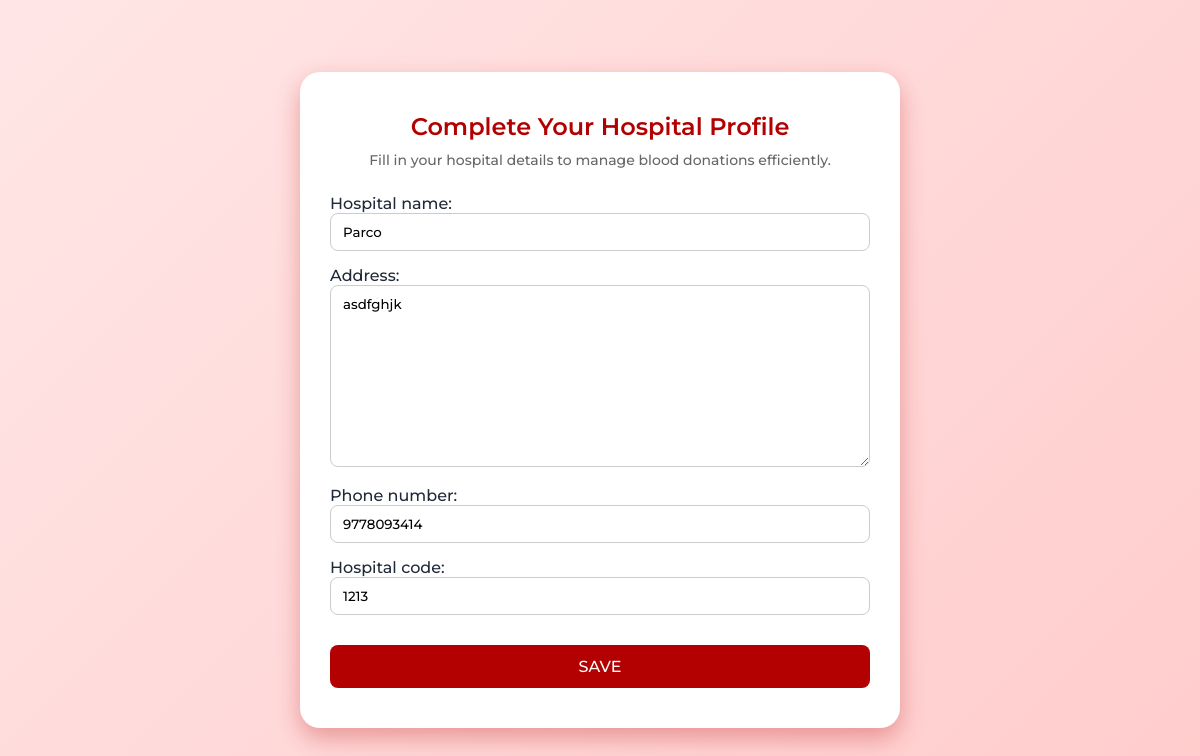
The app's page /hospital_detail_form/ (signed in) with its own data.
### blood_bank_app/models.py (models this page shows, shortened)
class HospitalDetail(models.Model):
    user = models.OneToOneField(User, on_delete=models.CASCADE,null=True)
    hospital_name = models.CharField(max_length=200)
    address = models.TextField()
    phone_number = models.CharField(max_length=15)
    hospital_code = models.CharField(max_length=50)

### blood_bank_app/views.py (the view)
# urls.py: path('hospital_detail_form/',views.hospital_detail_form_view,name='hospital_detail_form'),
@login_required
def hospital_detail_form_view(request):
    form = HospitalDetailForm(request.POST or None, request.FILES or None, instance=getattr(request.user, 'hospitaldetail', None))
    if form.is_valid():
        hospital = form.save(commit=False)
        hospital.user = request.user
        hospital.save()
        return redirect('hospital_dashboard')
    return render(request, 'hospital_detail_form.html', {'form': form})

### blood_bank_app/forms.py
class HospitalDetailForm(forms.ModelForm):
    class Meta:
        model = HospitalDetail
        fields = ['hospital_name', 'address', 'phone_number', 'hospital_code']

### blood_bank_app/templates/hospital_detail_form.html (shortened to what this page needs)
{% extends 'master.html' %}
{% load static %}
{% block content %}
<div class="hospital-container">
    <div class="hospital-card">
        <h2>Complete Your Hospital Profile</h2>
        <p class="subtitle">Fill in your hospital details to manage blood donations efficiently.</p>
        <form method="POST" enctype="multipart/form-data">
            {{ form.as_p }}
            <button type="submit" class="save-btn">Save</button>
        </form>
    </div>
</div>
{% endblock %}

### blood_bank_app/static/css/index.css (style rules this page uses)
body { margin: 0; font-family: Arial, sans-serif; background-color: #fff5f5; color: #333; }
html { scroll-behavior: smooth; }

### blood_bank_app/static/css/admin_dashboard.css (style rules this page uses)
:root { --primary: #e63946; --primary-dark: #b91c1c; --background: #f8f9fa; --surface: #ffffff; --text-dark: #1f2937; --text-light: #6b7280; --border: #e5e7eb; --shadow: rgba(0, 0, 0, 0.08); }
* { margin: 0; padding: 0; box-sizing: border-box; font-family: "Montserrat"; font-weight: 500; }
body { background-color: var(--background); color: var(--text-dark); overflow-x: hidden; }

### blood_bank_app/templates/hospital_detail_form.html (style rules this page uses)
body { font-family: 'Poppins', sans-serif; background: linear-gradient(135deg, #ffe6e6, #ffcccc); min-height: 100vh; display: flex; justify-content: center; align-items: center; }
.hospital-container { width: 100%; display: flex; justify-content: center; align-items: center; }
.hospital-card { background: #ffffff; padding: 40px 30px; border-radius: 20px; box-shadow: 0 10px 25px rgba(179, 0, 0, 0.3); width: 100%; max-width: 600px; text-align: center; animation: fadeIn 0.6s ease-in; }
.hospital-card h2 { color: #b30000; margin-bottom: 10px; font-weight: 600; }
.subtitle { color: #666; margin-bottom: 25px; font-size: 14px; }
form p { text-align: left; margin-bottom: 15px; }
input[type="text"], input[type="email"], input[type="file"], textarea, select { width: 100%; padding: 10px 12px; border-radius: 8px; border: 1px solid #ccc; outline: none; transition: 0.2s ease; }
.save-btn { background-color: #b30000; color: white; border: none; padding: 12px 0; width: 100%; border-radius: 8px; font-size: 16px; text-transform: uppercase; margin-top: 15px; cursor: pointer; transition: 0.3s; }

### records on screen
HospitalDetail: hospital_name "Parco", address "asdfghjk", phone_number "9778093414", hospital_code "1213"
